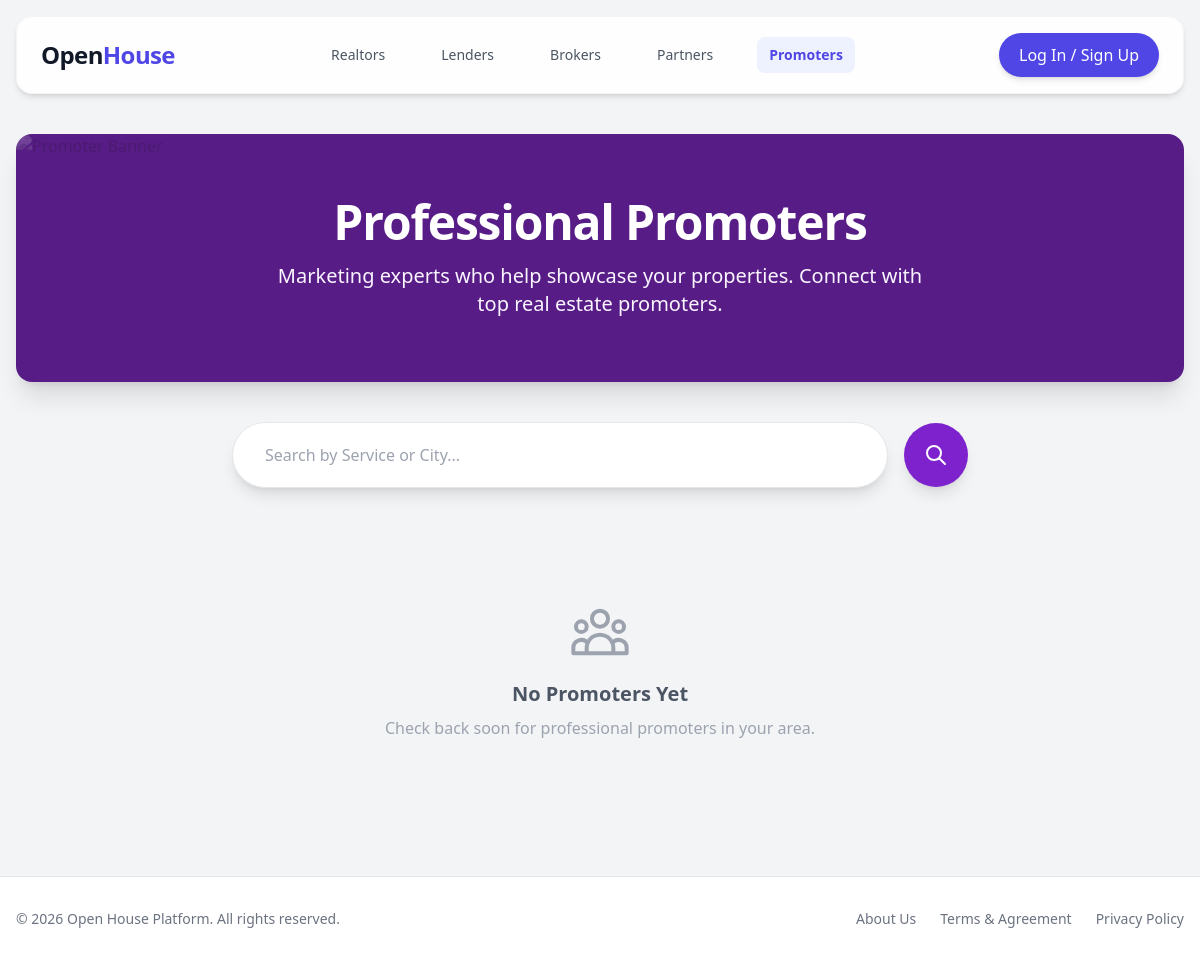
The app's page /promoters/, older data.
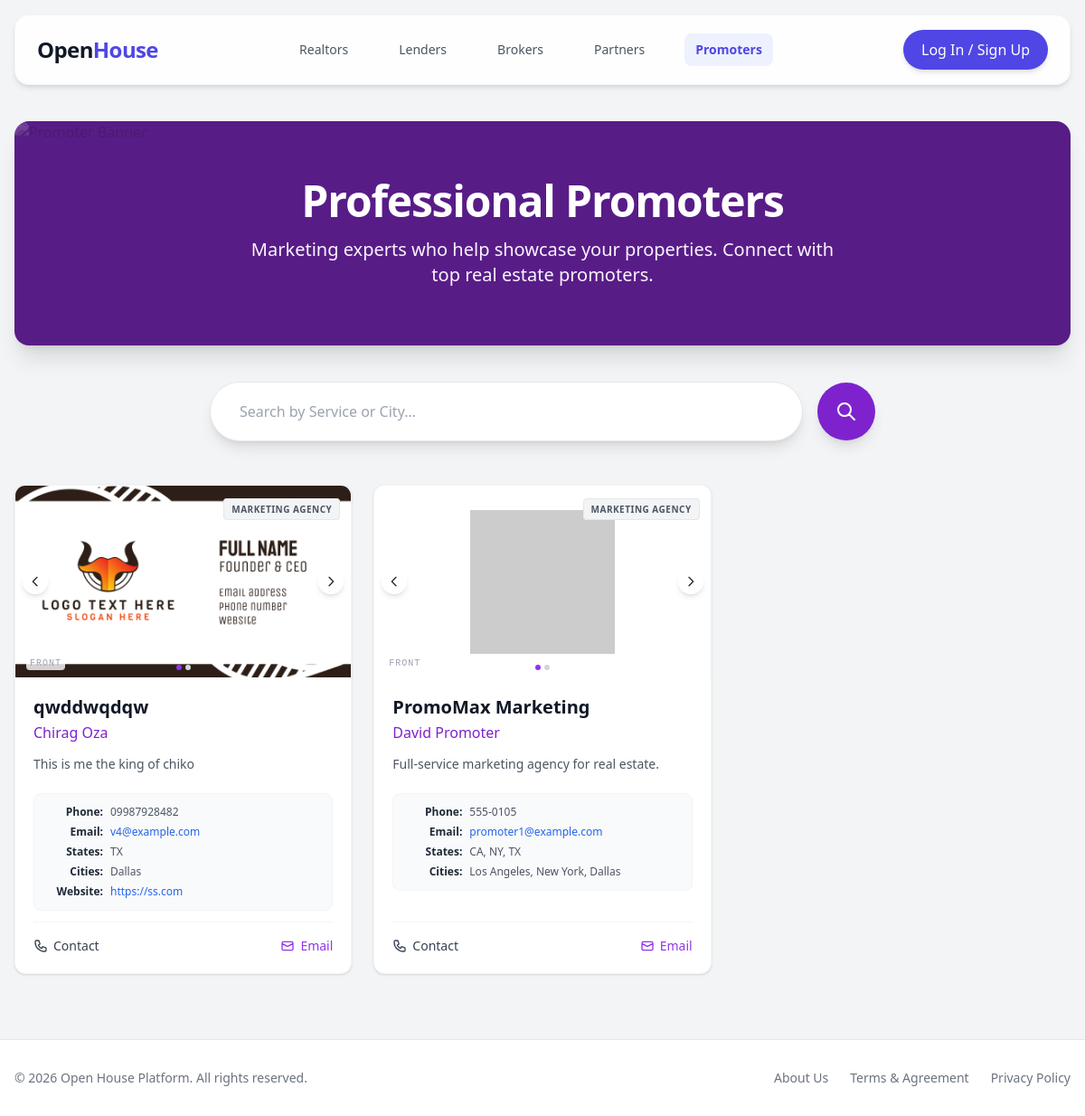
The same page, newer data.
### api/models.py (models this page shows, shortened)
class BaseProfile(models.Model):
    ADDRESS_TYPE_CHOICES = [
        ('actual', 'Actual Address'),
        ('po_box', 'PO Box'),
    ]
    profile_photo = models.CharField(max_length=500, blank=True, help_text='URL or path to profile photo')
    phone_number_1 = models.CharField(max_length=20, blank=True)
    phone_number_2 = models.CharField(max_length=20, blank=True)
    company_name = models.CharField(max_length=255, blank=True)
    company_address = models.TextField(blank=True)
    address_type = models.CharField(max_length=10, choices=ADDRESS_TYPE_CHOICES, default='actual')
    business_website = models.URLField(blank=True)
    serving_states = models.CharField(max_length=255, blank=True, help_text='Comma separated state codes')
    serving_cities = models.TextField(blank=True, help_text='Comma separated city names')
    biography = models.TextField(blank=True)
    created_at = models.DateTimeField(auto_now_add=True)
    updated_at = models.DateTimeField(auto_now=True)
    class Meta:
        abstract = True

class PromoterProfile(BaseProfile):
    BUSINESS_TYPE_CHOICES = [
        ('photography', 'Photography'),
        ('marketing_agency', 'Marketing Agency'),
        ('social_media', 'Social Media Management'),
        ('videography', 'Videography'),
        ('staging', 'Staging Services'),
        ('virtual_tour', 'Virtual Tour Provider'),
        ('other', 'Other'),
    ]
    user = models.OneToOneField(User, on_delete=models.CASCADE, related_name='promoter_profile')
    business_type = models.CharField(max_length=50, choices=BUSINESS_TYPE_CHOICES, blank=True)
    business_card_front = models.CharField(max_length=500, blank=True, help_text='URL or path to front of business card')
    business_card_back = models.CharField(max_length=500, blank=True, help_text='URL or path to back of business card')
    class Meta:
        verbose_name = 'Promoter Profile'
        verbose_name_plural = 'Promoter Profiles'

### core/urls.py (the view)
# urls.py: path('promoters/', PromotersView.as_view(), name='promoters'),
class PromotersView(TemplateView):
    template_name = 'promoters.html'
    def get_context_data(self, **kwargs):
        context = super().get_context_data(**kwargs)
        context['promoter_profiles'] = PromoterProfile.objects.all().order_by('-created_at')
        return context

### templates/promoters.html (shortened to what this page needs)
{% extends 'base.html' %}
{% block content %}
<div class="relative bg-purple-900 rounded-2xl overflow-hidden mb-10 shadow-xl">
    <div class="absolute inset-0 opacity-20">
        <img src="https://images.unsplash.com/photo-1556761175-b413da4baf72?auto=format&fit=crop&q=80&w=2000"
            class="w-full h-full object-cover grayscale" alt="Promoter Banner">
    </div>
    <div class="relative z-10 px-6 py-12 md:py-16 text-center">
        <h1 class="text-3xl md:text-5xl font-bold text-white mb-4 tracking-tight">
            Professional Promoters
        </h1>
        <p class="text-purple-50 text-lg md:text-xl max-w-2xl mx-auto font-medium">
            Marketing experts who help showcase your properties. Connect with top real estate promoters.
        </p>
    </div>
</div>
<div class="max-w-3xl mx-auto mt-8 mb-12 relative z-20 px-4">
    <div class="flex items-center gap-4">
        <div class="flex-grow bg-white p-2 rounded-full shadow-lg border border-gray-200">
            <input type="text" placeholder="Search by Service or City..."
                class="w-full px-6 py-3 rounded-full outline-none text-gray-700 placeholder-gray-400" />
        </div>
        <button
            class="flex-shrink-0 bg-purple-700 hover:bg-purple-800 text-white w-16 h-16 rounded-full shadow-lg flex items-center justify-center transition duration-200 transform hover:scale-105">
            <svg xmlns="http://www.w3.org/2000/svg" class="h-6 w-6" fill="none" viewBox="0 0 24 24"
                stroke="currentColor">
                <path stroke-linecap="round" stroke-linejoin="round" stroke-width="2"
                    d="M21 21l-6-6m2-5a7 7 0 11-14 0 7 7 0 0114 0z" />
            </svg>
        </button>
    </div>
</div>
<div class="grid grid-cols-1 sm:grid-cols-2 lg:grid-cols-3 gap-6">
    {% for profile in promoter_profiles %}
    <div
        class="bg-white rounded-xl shadow hover:shadow-lg transition relative flex flex-col h-full border border-gray-100 group overflow-hidden">
        {% if profile.business_type %}
        <div class="absolute top-3 right-3 z-30">
            <span
                class="bg-gray-100 text-gray-600 text-[10px] font-bold px-2 py-1 rounded uppercase tracking-wider border border-gray-200">{{ profile.get_business_type_display }}</span>
        </div>
        {% endif %}
        <div class="w-full relative bg-gray-200 card-carousel" style="aspect-ratio: 1.75/1;">
            <div class="carousel-slide absolute inset-0 w-full h-full bg-white flex items-center justify-center transition-transform duration-300 ease-in-out translate-x-0"
                data-index="0">
                {% if profile.business_card_front %}
                <img src="{{ profile.business_card_front }}" class="object-cover h-full w-full" alt="Card Front">
                {% else %}
                <img src="https://ui-avatars.com/api/?name={{ profile.user.get_full_name|urlencode }}&background=faf5ff&color=7c3aed&bold=true&length=2&size=256"
                    class="object-contain h-3/4 w-3/4" alt="Card Front">
                {% endif %}
                <span
                    class="absolute bottom-2 left-3 text-[10px] text-gray-400 font-mono tracking-widest uppercase bg-white/80 px-1 rounded">Front</span>
            </div>
            <button
                class="absolute left-2 top-1/2 -translate-y-1/2 bg-white/80 hover:bg-white text-gray-800 p-1.5 rounded-full shadow-md z-20 backdrop-blur-sm transition"
                onclick="moveSlide(this, -1)">
                <svg class="h-4 w-4" fill="none" viewBox="0 0 24 24" stroke="currentColor">
                    <path stroke-linecap="round" stroke-linejoin="round" stroke-width="2" d="M15 19l-7-7 7-7" />
                </svg>
            </button>
            <button
                class="absolute right-2 top-1/2 -translate-y-1/2 bg-white/80 hover:bg-white text-gray-800 p-1.5 rounded-full shadow-md z-20 backdrop-blur-sm transition"
                onclick="moveSlide(this, 1)">
                <svg class="h-4 w-4" fill="none" viewBox="0 0 24 24" stroke="currentColor">
                    <path stroke-linecap="round" stroke-linejoin="round" stroke-width="2" d="M9 5l7 7-7 7" />
                </svg>
            </button>
            <div class="absolute bottom-2 left-1/2 -translate-x-1/2 flex gap-1 z-20">
                <div class="w-1.5 h-1.5 rounded-full bg-purple-600 transition-colors" data-indicator="0"></div>
                <div class="w-1.5 h-1.5 rounded-full bg-gray-300 transition-colors" data-indicator="1"></div>
            </div>
        </div>
        <div class="p-5 flex-grow flex flex-col gap-3">
            <div>
                <h2 class="font-bold text-xl text-gray-900 leading-tight">{{ profile.company_name|default:profile.user.get_full_name }}</h2>
                <h3 class="text-purple-700 font-medium mt-1">{{ profile.user.get_full_name }}</h3>
            </div>
            <div class="text-sm text-gray-600 line-clamp-3 leading-relaxed">{{ profile.biography|default:"Professional promotion services." }}</div>
            <div class="space-y-1.5 text-xs text-gray-600 mt-2 bg-gray-50 p-3 rounded-lg border border-gray-100">
                {% if profile.phone_number_1 %}
                <p class="flex gap-2"><span
                        class="font-semibold text-gray-800 w-16 text-right flex-shrink-0">Phone:</span> {{ profile.phone_number_1 }}</p>
                {% endif %}
                {% if profile.user.email %}
                <p class="flex gap-2"><span
                        class="font-semibold text-gray-800 w-16 text-right flex-shrink-0">Email:</span> <a
                        href="mailto:{{ profile.user.email }}" class="text-blue-600 hover:underline">{{ profile.user.email }}</a></p>
                {% endif %}
                {% if profile.serving_states %}
                <p class="flex gap-2"><span
                        class="font-semibold text-gray-800 w-16 text-right flex-shrink-0">States:</span> {{ profile.serving_states }}</p>
                {% endif %}
                {% if profile.serving_cities %}
                <p class="flex gap-2"><span
                        class="font-semibold text-gray-800 w-16 text-right flex-shrink-0">Cities:</span> {{ profile.serving_cities }}</p>
                {% endif %}
                {% if profile.business_website %}
                <p class="flex gap-2"><span
                        class="font-semibold text-gray-800 w-16 text-right flex-shrink-0">Website:</span> <a
                        href="{{ profile.business_website }}" target="_blank" class="text-blue-600 hover:underline">{{ profile.business_website }}</a></p>
                {% endif %}
            </div>
            <div class="mt-auto pt-4 border-t border-gray-100 flex items-center justify-between">
                {% if profile.phone_number_1 %}
                <a href="tel:{{ profile.phone_number_1 }}"
                    class="flex items-center gap-1.5 text-sm font-medium text-gray-700 hover:text-purple-600 transition">
                    Contact
                </a>
                {% endif %}
                {% if profile.user.email %}
                <a href="mailto:{{ profile.user.email }}"
                    class="flex items-center gap-1.5 text-sm font-medium text-purple-600 hover:text-purple-800 transition">
                    <svg class="w-4 h-4" fill="none" stroke="currentColor" viewBox="0 0 24 24">
                        <path stroke-linecap="round" stroke-linejoin="round" stroke-width="2"
                            d="M3 8l7.89 4.26a2 2 0 002.22 0L21 8M5 19h14a2 2 0 002-2V7a2 2 0 00-2-2H5a2 2 0 00-2 2v10a2 2 0 002 2z">
                        </path>
                    </svg>
                    Email
                </a>
                {% endif %}
            </div>
        </div>
    </div>
    {% empty %}
    <div class="col-span-full text-center py-16">
        <div class="text-gray-400 mb-4">
        </div>
        <h3 class="text-xl font-semibold text-gray-600 mb-2">No Promoters Yet</h3>
        <p class="text-gray-400">Check back soon for professional promoters in your area.</p>
    </div>
    {% endfor %}
</div>
{% endblock %}

### templates/base.html (shortened to what this page needs)
<!DOCTYPE html>
<html lang="en">
<head>
    <script src="https://cdn.tailwindcss.com"></script>
</head>
<body class="bg-gray-100 text-gray-900 flex flex-col min-h-screen">
    <div class="sticky top-4 z-50 px-4 mb-6">
        <header
            class="max-w-7xl mx-auto bg-white/90 backdrop-blur-md shadow-md rounded-2xl px-6 py-4 flex justify-between items-center border border-gray-100">
            <a href="{% url 'home' %}" class="text-2xl font-bold tracking-tight">
                <span class="text-gray-900">Open</span><span class="text-indigo-600">House</span>
            </a>
            <nav class="hidden md:flex items-center gap-8 text-sm font-medium text-gray-600">
                <a href="{% url 'home' %}"
                    class="px-3 py-2 rounded-lg transition-all duration-200 {% if request.resolver_match.url_name == 'home' %}text-indigo-600 bg-indigo-50 font-semibold{% else %}hover:text-indigo-600 hover:bg-indigo-50{% endif %}">Realtors</a>
                <a href="{% url 'lenders' %}"
                    class="px-3 py-2 rounded-lg transition-all duration-200 {% if request.resolver_match.url_name == 'lenders' %}text-indigo-600 bg-indigo-50 font-semibold{% else %}hover:text-indigo-600 hover:bg-indigo-50{% endif %}">Lenders</a>
                <a href="{% url 'brokers' %}"
                    class="px-3 py-2 rounded-lg transition-all duration-200 {% if request.resolver_match.url_name == 'brokers' %}text-indigo-600 bg-indigo-50 font-semibold{% else %}hover:text-indigo-600 hover:bg-indigo-50{% endif %}">Brokers</a>
                <a href="{% url 'partners' %}"
                    class="px-3 py-2 rounded-lg transition-all duration-200 {% if request.resolver_match.url_name == 'partners' %}text-indigo-600 bg-indigo-50 font-semibold{% else %}hover:text-indigo-600 hover:bg-indigo-50{% endif %}">Partners</a>
                <a href="{% url 'promoters' %}"
                    class="px-3 py-2 rounded-lg transition-all duration-200 {% if request.resolver_match.url_name == 'promoters' %}text-indigo-600 bg-indigo-50 font-semibold{% else %}hover:text-indigo-600 hover:bg-indigo-50{% endif %}">Promoters</a>
            </nav>
            <div class="flex items-center gap-4">
                <div id="logged-out-state">
                    <button onclick="document.getElementById('auth-modal').showModal()"
                        class="bg-indigo-600 hover:bg-indigo-700 text-white px-5 py-2.5 rounded-full font-medium transition-all duration-200 shadow-md hover:shadow-lg transform hover:-translate-y-0.5">
                        Log In / Sign Up
                    </button>
                </div>
            </div>
        </header>
    </div>
    <main class="max-w-7xl mx-auto px-4 py-8 flex-grow w-full">
        {% block content %}
        {% endblock %}
    </main>
    <footer class="bg-white border-t mt-10">
        <div
            class="max-w-7xl mx-auto px-4 py-8 flex flex-col md:flex-row justify-between items-center gap-4 text-sm text-gray-500">
            <div>
                © 2026 Open House Platform. All rights reserved.
            </div>
            <div class="flex gap-6">
                <a href="#" class="hover:text-indigo-600 transition">About Us</a>
                <a href="#" class="hover:text-indigo-600 transition">Terms & Agreement</a>
                <a href="#" class="hover:text-indigo-600 transition">Privacy Policy</a>
            </div>
        </div>
    </footer>
</body>
</html>

Row changes from the older to the newer data that the page shows:
added PromoterProfile: business_type "MARKETING AGENCY", business_card_front (picture), company_name "qwddwqdqw", user.get_full_name "Chirag Oza", biography "This is me the king of chiko", phone_number_1 "09987928482", user.email "v4@example.com", serving_states "TX", serving_cities "Dallas", business_website "https://ss.com"
added PromoterProfile: business_type "MARKETING AGENCY", company_name "PromoMax Marketing", user.get_full_name "David Promoter", biography "Full-service marketing agency for real estate.", phone_number_1 "555-0105", user.email "promoter1@example.com", serving_states "CA, NY, TX", serving_cities "Los Angeles, New York, Dallas"
Text that changed along with them:
text no longer shown: "No Promoters Yet Check back soon for professional promoters in your area."
